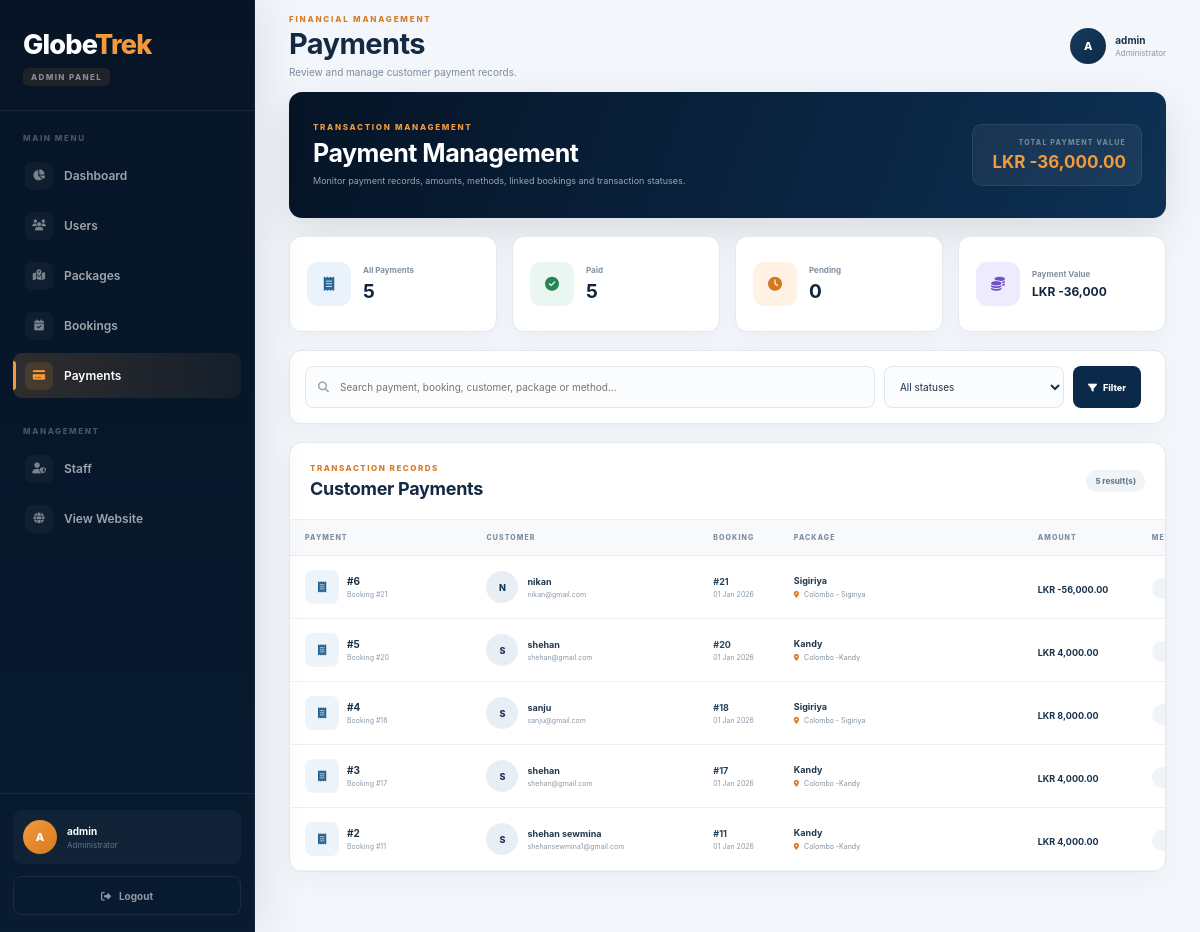
The page /admin/manage-payments.php (signed in) on the database its author committed.
### tables this page shows
CREATE TABLE `payments` (
  `id` int(11) NOT NULL,
  `booking_id` int(11) DEFAULT NULL,
  `amount` decimal(10,2) NOT NULL,
  `payment_status` varchar(50) NOT NULL,
  `payment_method` varchar(50) NOT NULL,
  `user_id` int(11) NOT NULL,
  `card_name` varchar(100) NOT NULL,
  `card_number` varchar(50) NOT NULL,
  `exp_date` varchar(20) NOT NULL,
  `cvv` varchar(10) NOT NULL
);

CREATE TABLE `users` (
  `id` int(11) NOT NULL,
  `name` varchar(100) NOT NULL,
  `profile_image` varchar(255) DEFAULT NULL,
  `email` varchar(100) NOT NULL,
  `phone` varchar(30) DEFAULT NULL,
  `location` varchar(100) DEFAULT NULL,
  `bio` text DEFAULT NULL,
  `password` varchar(255) NOT NULL,
  `role` enum('customer','staff','admin') NOT NULL
);

CREATE TABLE `booking` (
  `id` int(11) NOT NULL,
  `user_id` int(11) DEFAULT NULL,
  `package_id` int(11) DEFAULT NULL,
  `booking_date` int(11) NOT NULL,
  `travel_date` date DEFAULT NULL,
  `status` varchar(50) NOT NULL,
  `persons` int(11) NOT NULL,
  `days` int(11) DEFAULT NULL,
  `total_price` decimal(10,2) DEFAULT NULL
);

CREATE TABLE `packages` (
  `id` int(11) NOT NULL,
  `title` varchar(100) NOT NULL,
  `description` text NOT NULL,
  `price` decimal(10,2) NOT NULL,
  `image` varchar(255) NOT NULL,
  `destination` varchar(100) NOT NULL,
  `duration` varchar(50) NOT NULL
);

### admin/manage-payments.php (the view, shortened to what the rows shown need)
<?php
require_once "../includes/db.php";
$statusOptions = [
    "Pending",
    "Paid",
    "Failed",
    "Refunded"
];
$search = trim($_GET["search"] ?? "");
$statusFilter = trim($_GET["status"] ?? "");
if (!in_array($statusFilter, $statusOptions, true)) {
    $statusFilter = "";
}
$payments = [];
$baseSelect = "
    SELECT
        pay.id AS payment_id,
        pay.booking_id,
        pay.amount,
        pay.payment_status,
        pay.payment_method,
        pay.user_id,
        pay.card_name,
        pay.card_number,
        pay.exp_date,
        b.travel_date,
        b.persons,
        b.days,
        b.status AS booking_status,
        u.name AS customer_name,
        u.email AS customer_email,
        p.title AS package_title,
        p.destination AS package_destination
    FROM payments pay
    LEFT JOIN booking b
        ON pay.booking_id = b.id
    LEFT JOIN users u
        ON pay.user_id = u.id
    LEFT JOIN packages p
        ON b.package_id = p.id
";
if ($search !== "" && $statusFilter !== "") {
    $like = "%" . $search . "%";
    $sql = $baseSelect . "
        WHERE pay.payment_status = ?
          AND (
                CAST(pay.id AS CHAR) LIKE ?
                OR CAST(pay.booking_id AS CHAR) LIKE ?
                OR u.name LIKE ?
                OR u.email LIKE ?
                OR p.title LIKE ?
                OR p.destination LIKE ?
                OR pay.payment_method LIKE ?
             )
        ORDER BY pay.id DESC
    ";
    $stmt = mysqli_prepare($conn, $sql);
    mysqli_stmt_bind_param(
        $stmt,
        "ssssssss",
        $statusFilter,
        $like,
        $like,
        $like,
        $like,
        $like,
        $like,
        $like
    );
} else {
    $sql = $baseSelect . "
        ORDER BY pay.id DESC
    ";
    $stmt = mysqli_prepare($conn, $sql);
}
mysqli_stmt_execute($stmt);
$result = mysqli_stmt_get_result($stmt);
while ($row = mysqli_fetch_assoc($result)) {
    $payments[] = $row;
}
?>
<!DOCTYPE html>
<html lang="en">
<head>
    <link
        rel="stylesheet"
        href="https://cdnjs.cloudflare.com/ajax/libs/font-awesome/6.5.2/css/all.min.css">
    <link rel="stylesheet" href="/globetrak/css/mange-payments.css?v=999">
</head>
<body>
<div class="admin-payment-app">
    <main class="payment-main">
        <header class="payment-topbar">
            <div>
                <h1>
                    Payments
                </h1>
            </div>
        </header>
        <section class="payment-page-intro">
            <div>
                <h2>
                    Payment Management
                </h2>
            </div>
        </section>
        <section class="payment-table-panel">
            <div class="table-panel-header">
                <div>
                    <h2>
                        Customer Payments
                    </h2>
                </div>
            </div>
            <?php if (!empty($payments)): ?>
                <div class="table-scroll">
                    <table class="payment-table">
                        <thead>
                            <tr>
                                <th>
                                    Payment
                                </th>
                                <th>
                                    Customer
                                </th>
                                <th>
                                    Booking
                                </th>
                                <th>
                                    Package
                                </th>
                                <th>
                                    Amount
                                </th>
                                <th>
                                    Method
                                </th>
                            </tr>
                        </thead>
                        <tbody>
                        <?php foreach ($payments as $payment): ?>
                            <?php
                            $paymentId =
                                (int)$payment["payment_id"];
                            $bookingId =
                                (int)($payment["booking_id"] ?? 0);
                            $customerName =
                                $payment["customer_name"]
                                ?? "Unknown Customer";
                            $customerEmail =
                                $payment["customer_email"]
                                ?? "-";
                            $packageTitle =
                                $payment["package_title"]
                                ?? "Package unavailable";
                            $destination =
                                $payment["package_destination"]
                                ?? "Sri Lanka";
                            $amount =
                                (float)($payment["amount"] ?? 0);
                            $travelDate =
                                "Not set";
                            if (!empty($payment["travel_date"])) {
                                $timestamp =
                                    strtotime(
                                        $payment["travel_date"]
                                    );
                                if ($timestamp !== false) {
                                    $travelDate =
                                        date(
                                            "d M Y",
                                            $timestamp
                                        );
                                }
                            }
                            $customerLetter =
                                strtoupper(
                                    substr(
                                        $customerName,
                                        0,
                                        1
                                    )
                                );
                            ?>
                            <tr>
                                <td>
                                    <div class="payment-id-cell">
                                        <span class="payment-id-icon">
                                            <i class="fa-solid fa-receipt"></i>
                                        </span>
                                        <div>
                                            <strong>
                                                #<?php echo $paymentId; ?>
                                            </strong>
                                            <small>
                                                Booking #<?php echo $bookingId; ?>
                                            </small>
                                        </div>
                                    </div>
                                </td>
                                <td>
                                    <div class="customer-cell">
                                        <div class="customer-avatar">
                                            <?php
                                            echo htmlspecialchars(
                                                $customerLetter
                                            );
                                            ?>
                                        </div>
                                        <div>
                                            <strong>
                                                <?php
                                                echo htmlspecialchars(
                                                    $customerName
                                                );
                                                ?>
                                            </strong>
                                            <small>
                                                <?php
                                                echo htmlspecialchars(
                                                    $customerEmail
                                                );
                                                ?>
                                            </small>
                                        </div>
                                    </div>
                                </td>
                                <td>
                                    <div class="booking-cell">
                                        <strong>
                                            #<?php echo $bookingId; ?>
                                        </strong>
                                        <small>
                                            <?php echo htmlspecialchars($travelDate); ?>
                                        </small>
                                    </div>
                                </td>
                                <td>
                                    <div class="package-cell">
                                        <strong>
                                            <?php
                                            echo htmlspecialchars(
                                                $packageTitle
                                            );
                                            ?>
                                        </strong>
                                        <span>
                                            <i class="fa-solid fa-location-dot"></i>
                                            <?php
                                            echo htmlspecialchars(
                                                $destination
                                            );
                                            ?>
                                        </span>
                                    </div>
                                </td>
                                <td>
                                    <strong class="amount-cell">
                                        LKR
                                        <?php
                                        echo number_format(
                                            $amount,
                                            2
                                        );
                                        ?>
                                    </strong>
                                </td>
                                <td>
                                    <span class="method-pill">
                                    </span>
                                </td>
                            </tr>
                        <?php endforeach; ?>
                        </tbody>
                    </table>
                </div>
            <?php endif; ?>
        </section>
    </main>
</div>
</body>
</html>

### rows shown on the page
payments: id "6", booking "21", user.name "N", user.name "nikan", user.email "nikan@gmail.com", booking.travel_date "01 Jan 2026", packages.title "Sigiriya", packages.destination "Colombo - Sigiriya", amount "-56,000.00"
payments: id "5", booking "20", user.name "S", user.name "shehan", user.email "shehan@gmail.com", booking.travel_date "01 Jan 2026", packages.title "Kandy", packages.destination "Colombo -Kandy", amount "4,000.00"
payments: id "4", booking "18", user.name "S", user.name "sanju", user.email "sanju@gmail.com", booking.travel_date "01 Jan 2026", packages.title "Sigiriya", packages.destination "Colombo - Sigiriya", amount "8,000.00"
payments: id "3", booking "17", user.name "S", user.name "shehan", user.email "shehan@gmail.com", booking.travel_date "01 Jan 2026", packages.title "Kandy", packages.destination "Colombo -Kandy", amount "4,000.00"
payments: id "2", booking "11", user.name "S", user.name "shehan sewmina", user.email "shehansewmina1@gmail.com", booking.travel_date "01 Jan 2026", packages.title "Kandy", packages.destination "Colombo -Kandy", amount "4,000.00"

### other values the page prints
$adminLetter "A"
$adminName "admin"
$paymentStats["amount"] "-36,000.00"
$paymentStats["total"] "5"
$paymentStats["paid"] "5"
$paymentStats["pending"] "0"
$paymentStats["amount"] "-36,000"
count($payments) "5"
